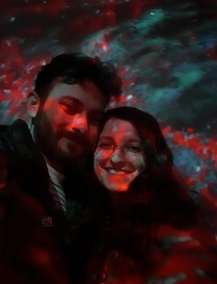
#> input picture images/memory-00.jpg, 217 x 284 px, shrunk from 918 x 1200 before the run, given in place of memory-01.jpg, which was not available
$ python detect_eyes.py
#> lines starting #> are read from the running program, lines starting #| are printed output that depends on the picture
# -*- coding: utf-8 -*-
"""
OpenCV Yüz ve Göz Koordinat Tespiti
Demir Kafes Kuralı: <300 satır, fonksiyonlar <40 satır
"""

import os
import cv2

FACE_CASCADE = cv2.CascadeClassifier(
    cv2.data.haarcascades + "haarcascade_frontalface_default.xml"
)
PROFILE_CASCADE = cv2.CascadeClassifier(
    cv2.data.haarcascades + "haarcascade_profileface.xml"
)
EYE_CASCADE = cv2.CascadeClassifier(
    cv2.data.haarcascades + "haarcascade_eye.xml"
)
EYE_GLASS_CASCADE = cv2.CascadeClassifier(
    cv2.data.haarcascades + "haarcascade_eye_tree_eyeglasses.xml"
)

# Yüz tespit edilemeyen fotoğraflar için özel kompozisyon odak noktaları
FALLBACK_ANCHORS = {
    "memory-04.jpg": (0.42, 0.38, 0.54, 0.38),
    "memory-06.jpg": (0.45, 0.35, 0.55, 0.35),
    "memory-16.jpg": (0.40, 0.42, 0.52, 0.42),
    "memory-21.jpg": (0.43, 0.36, 0.55, 0.36),
    "memory-24.jpg": (0.46, 0.38, 0.54, 0.38),
    "memory-39.jpg": (0.44, 0.35, 0.56, 0.35)
}


def detect_faces(gray):
    """Gri tonlu görselde frontal veya profil yüzleri tespit eder."""
    faces = FACE_CASCADE.detectMultiScale(
        gray, scaleFactor=1.1, minNeighbors=4, minSize=(60, 60)
    )
    if len(faces) == 0:
        faces = PROFILE_CASCADE.detectMultiScale(
            gray, scaleFactor=1.1, minNeighbors=3, minSize=(60, 60)
        )
    return sorted(faces, key=lambda f: f[2] * f[3], reverse=True)


def detect_eyes_in_face(gray, face):
    """Yüz bölgesinin üst yarısında gözleri tespit eder."""
    fx, fy, fw, fh = face
    eye_roi = gray[fy:fy + int(fh * 0.6), fx:fx + fw]
    eyes = EYE_CASCADE.detectMultiScale(
        eye_roi, scaleFactor=1.08, minNeighbors=3, minSize=(15, 15)
    )
    if len(eyes) < 2:
        eyes = EYE_GLASS_CASCADE.detectMultiScale(
            eye_roi, scaleFactor=1.08, minNeighbors=2, minSize=(15, 15)
        )
    return [(fx + ex + ew // 2, fy + ey + eh // 2) for (ex, ey, ew, eh) in eyes]


def resolve_anatomical_eyes(face):
    """Göz tespit edilemediğinde yüz sınırlarından standart gözleri çıkarır."""
    fx, fy, fw, fh = face
    left_x = fx + int(fw * 0.32)
    right_x = fx + int(fw * 0.68)
    eye_y = fy + int(fh * 0.38)
    return (left_x, eye_y), (right_x, eye_y)


def calculate_eye_positions(img_path):
    """Görseldeki gözleri normalize yüzde [0-100%] olarak döner."""
#> called with img_path = 'public/images/memory-01.jpg'
    img = cv2.imread(img_path)
#> img is the input picture: shape (284, 217, 3); mean B, G, R 23.3, 23.1, 39.5
    if img is None:
        return [{"x": 42.0, "y": 38.0}, {"x": 58.0, "y": 38.0}]

    h, w = img.shape[:2]
#> h = 284; w = 217
    gray = cv2.cvtColor(img, cv2.COLOR_BGR2GRAY)
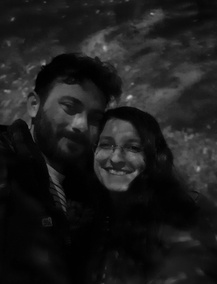
#> gray: shape (284, 217); min 0, max 187, mean 28
    gray = cv2.equalizeHist(gray)
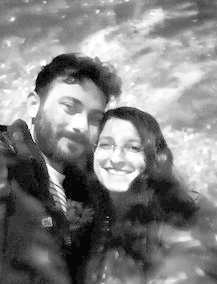
#> gray: shape (284, 217); min 0, max 255, mean 129.8
    faces = detect_faces(gray)
#> in detect_faces, `faces = FACE_CASCADE.detectMultiScale( gray, scaleFactor=1.1, minNeigh..`: faces = [[84, 119, 69, 69]]
#> faces = [[84, 119, 69, 69]]

    if not faces:
        base_name = os.path.basename(img_path)
        fb = FALLBACK_ANCHORS.get(base_name, (0.44, 0.38, 0.56, 0.38))
        return [
            {"x": round(fb[0] * 100, 2), "y": round(fb[1] * 100, 2)},
            {"x": round(fb[2] * 100, 2), "y": round(fb[3] * 100, 2)}
        ]

    primary_face = faces[0]
#> primary_face = [84, 119, 69, 69]
    detected_eyes = detect_eyes_in_face(gray, primary_face)
#> in detect_eyes_in_face, `fx, fy, fw, fh = face`: fx = 84; fy = 119; fw = 69
#> in detect_eyes_in_face, `eye_roi = gray[fy:fy + int(fh * 0.6), fx:fx + fw]`:
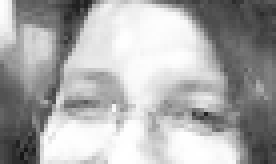
#> eye_roi: shape (41, 69) (shown 4 times larger); min 22, max 255, mean 170.8
#> in detect_eyes_in_face, `eyes = EYE_CASCADE.detectMultiScale( eye_roi, scaleFactor=1.08, minNei..`: eyes = ()
#> detected_eyes = []
    if len(detected_eyes) >= 2:
        detected_eyes.sort(key=lambda p: p[0])
        left, right = detected_eyes[0], detected_eyes[-1]
    else:
        left, right = resolve_anatomical_eyes(primary_face)
#> in resolve_anatomical_eyes, `fx, fy, fw, fh = face`: fx = 84; fy = 119; fw = 69
#> in resolve_anatomical_eyes, `left_x = fx + int(fw * 0.32)`: left_x = 106
#> in resolve_anatomical_eyes, `right_x = fx + int(fw * 0.68)`: right_x = 130
#> in resolve_anatomical_eyes, `eye_y = fy + int(fh * 0.38)`: eye_y = 145
#> left = (106, 145); right = (130, 145)

    return [
        {"x": round(float(left[0] / w) * 100, 2), "y": round(float(left[1] / h) * 100, 2)},
        {"x": round(float(right[0] / w) * 100, 2), "y": round(float(right[1] / h) * 100, 2)}
    ]


if __name__ == "__main__":
    test_img = os.path.join(
        os.path.dirname(os.path.dirname(os.path.abspath(__file__))),
        "public", "images", "memory-01.jpg"
    )
    result = calculate_eye_positions(test_img)
#> result = 2 items
    print("Test Sonucu (memory-01):", result)
#| Test Sonucu (memory-01): [{'x': 48.85, 'y': 51.06}, {'x': 59.91, 'y': 51.06}]

$ run again, on images/memory-05.jpg
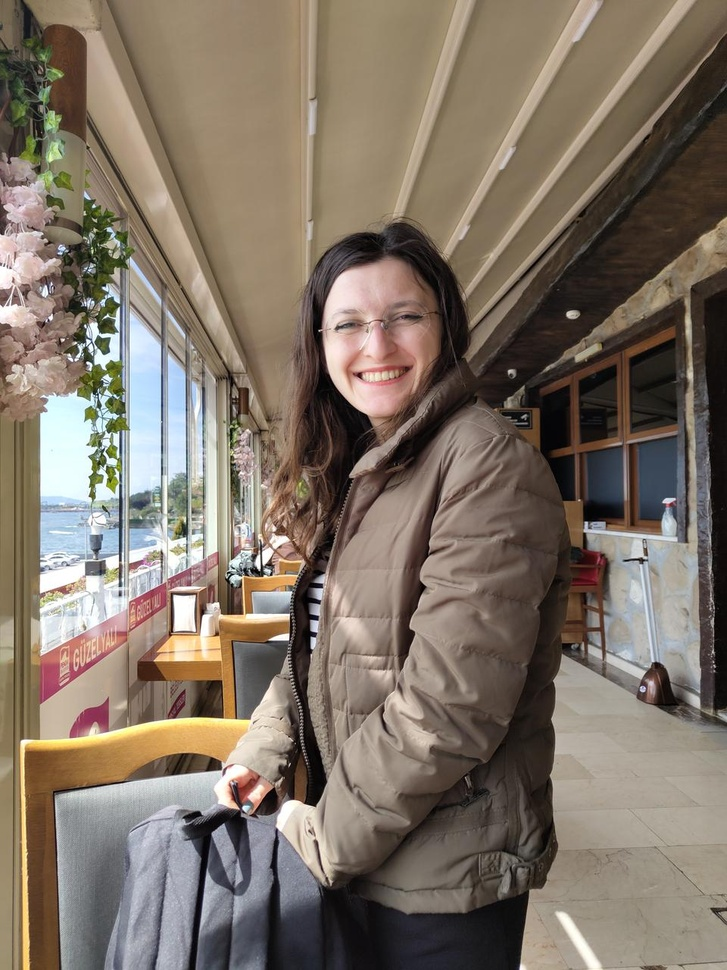
#> input picture images/memory-05.jpg, 727 x 970 px, shrunk from 960 x 1280 before the run, given in place of memory-01.jpg, which was not available
#> in calculate_eye_positions, img is the input picture: shape (970, 727, 3); mean B, G, R 102.2, 114.8, 127.1
#> in calculate_eye_positions, `gray = cv2.equalizeHist(gray)`:
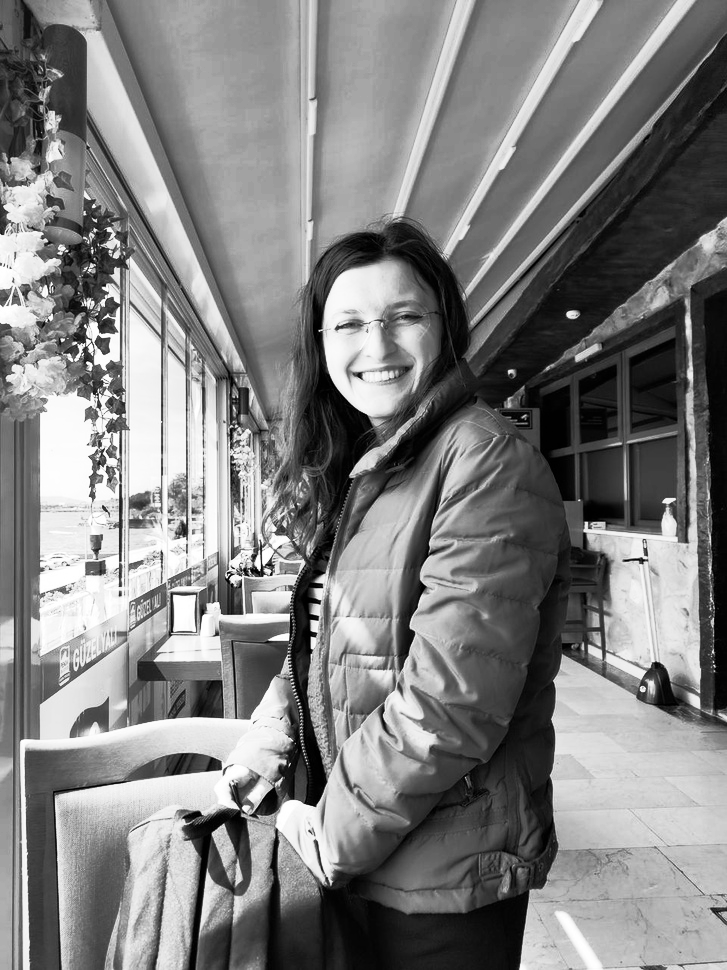
#> gray: shape (970, 727); min 0, max 255, mean 128.2
#> in detect_faces, `faces = FACE_CASCADE.detectMultiScale( gray, scaleFactor=1.1, minNeigh..`: faces = [[307, 269, 138, 138]]
#> primary_face = [307, 269, 138, 138]
#> in detect_eyes_in_face, `fx, fy, fw, fh = face`: fx = 307; fy = 269; fw = 138
#> in detect_eyes_in_face, `eye_roi = gray[fy:fy + int(fh * 0.6), fx:fx + fw]`:
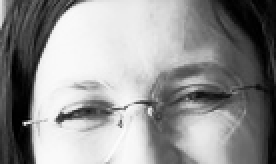
#> eye_roi: shape (82, 138) (shown 2 times larger); min 0, max 252, mean 147
#> in detect_eyes_in_face, `eyes = EYE_CASCADE.detectMultiScale( eye_roi, scaleFactor=1.08, minNei..`: eyes = [[24, 34, 41, 41]]
#> in detect_eyes_in_face, `eyes = EYE_GLASS_CASCADE.detectMultiScale( eye_roi, scaleFactor=1.08, ..`: eyes = [[34, 44, 23, 23]]
#> detected_eyes = [(352, 324)]
#> in resolve_anatomical_eyes, `fx, fy, fw, fh = face`: fx = 307; fy = 269; fw = 138
#> left_x = 351
#> right_x = 400
#> eye_y = 321
#> left = (351, 321); right = (400, 321)
#> result = 2 items
#| Test Sonucu (memory-01): [{'x': 48.28, 'y': 33.09}, {'x': 55.02, 'y': 33.09}]
